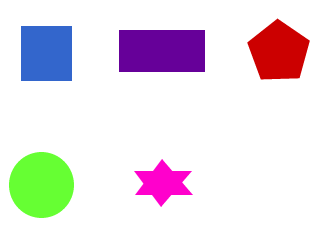
%> input picture matlab/data/shapes23.png, 315 x 250 px
$ octave lab01_se_gian_co.m   (GNU Octave 9; MATLAB toolbox functions it lacks are replaced by stand-ins)
%> lines starting %> are read from the running program, lines starting %| are printed output that depends on the picture; in (x1, y1, x2, y2) boxes, pixels count from 0 and x2, y2 are one past the last pixel; in counts of white or black regions, pixels touching at a corner belong together; the program's own positions count from 1
%% LAB 1 - PHAN TU CAU TRUC, GIAN VA CO
clear; close all; clc;
scriptDir = fileparts(mfilename('fullpath'));
I = imread(fullfile(scriptDir,'..','data','shapes23.png'));
%> I is the input picture: size 250x315x3 uint8; mean R, G, B 232.5, 224.9, 230.4
if ndims(I) == 3, I = rgb2gray(I); end
%> after `I = rgb2gray(I)`:
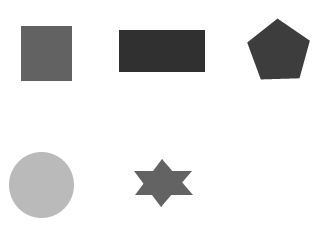
%> I: size 250x315 uint8; min 48, max 255, mean 227.8
BW = imbinarize(I);
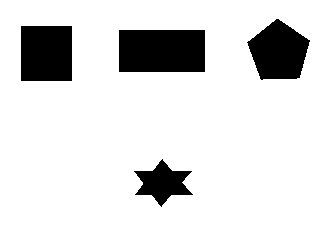
%> BW: size 250x315 logical; 86.8% white; 4 black regions, box (x1, y1, x2, y2) and area: (119, 30, 205, 72) 3612, (21, 26, 72, 81) 2805, (247, 19, 310, 80) 2624, (134, 159, 193, 207) 1393
% Neu vat the trong anh la mau den, dao anh de tien canh la 1.
if mean(BW(:)) > 0.5, BW = ~BW; end
seSquare = strel('square',5);
seDisk = strel('disk',3,0);
D = imdilate(BW,seSquare);
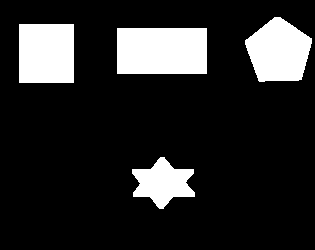
%> D: size 250x315 logical; 15.8% white; 4 white regions, box (x1, y1, x2, y2) and area: (117, 28, 207, 74) 4140, (19, 24, 74, 83) 3245, (245, 17, 312, 82) 3136, (132, 157, 195, 209) 1904
E = imerode(BW,seSquare);
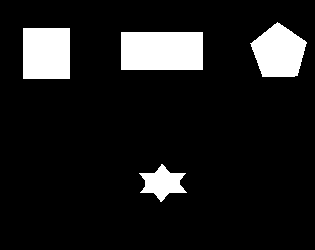
%> E: size 250x315 logical; 10.9% white; 4 white regions, box (x1, y1, x2, y2) and area: (121, 32, 203, 70) 3116, (23, 28, 70, 79) 2397, (250, 22, 307, 77) 2152, (139, 164, 187, 202) 943
figure('Name','Lab 1 - SE, dilation and erosion');
subplot(2,3,1); imshow(BW); title('Anh nhi phan');
subplot(2,3,2); imshow(seSquare.Neighborhood); title('SE vuong 5x5');
subplot(2,3,3); imshow(D); title('Gian voi SE vuong');
subplot(2,3,4); imshow(E); title('Co voi SE vuong');
subplot(2,3,5); imshow(imdilate(BW,seDisk)); title('Gian voi SE dia');
%> after `imshow(imdilate(BW,seDisk))`:
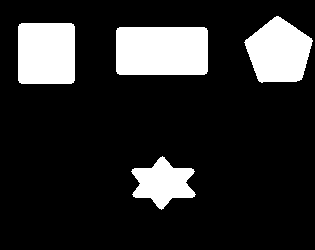
%> displayed picture: size 250x315 logical; 16.6% white; 4 white regions, box (x1, y1, x2, y2) and area: (116, 27, 208, 75) 4396, (18, 23, 75, 84) 3457, (244, 16, 313, 83) 3203, (131, 156, 196, 210) 1980
subplot(2,3,6); imshow(imerode(BW,seDisk)); title('Co voi SE dia');
%> after `imshow(imerode(BW,seDisk))`:
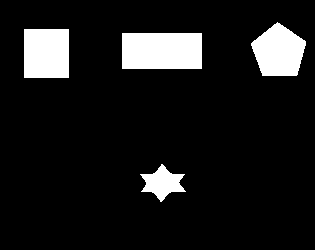
%> displayed picture: size 250x315 logical; 10.2% white; 4 white regions, box (x1, y1, x2, y2) and area: (122, 33, 202, 69) 2880, (24, 29, 69, 78) 2205, (251, 22, 306, 76) 2094, (140, 164, 186, 202) 883
%> after `title('Co voi SE dia')`:
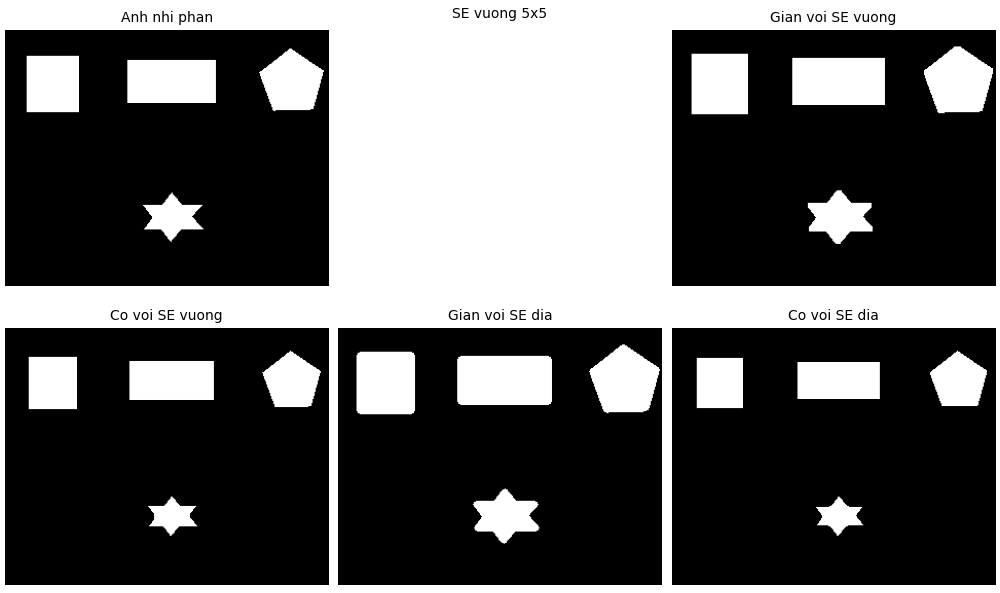
%> figure redrawn from the program's plot data, 6 panels
% Quan sat kich thuoc va hinh dang vat the thay doi ra sao.
